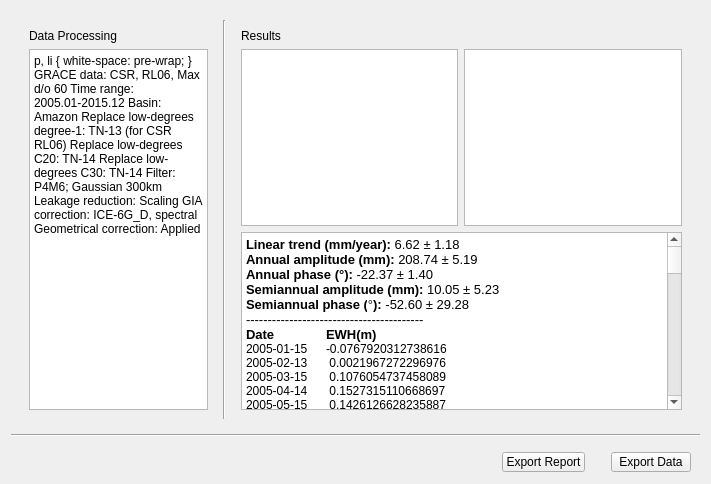
 <widget class="QWidget" name="Form">
  <property name="geometry">
   <rect>
    <x>0</x>
    <y>0</y>
    <width>711</width>
    <height>484</height>
   </rect>
  </property>
  <property name="windowTitle">
   <string>Form</string>
  </property>
  <layout class="QVBoxLayout" name="verticalLayout">
   <item>
    <widget class="QWidget" name="widget_3" native="true">
     <layout class="QHBoxLayout" name="horizontalLayout">
      <item>
       <widget class="QWidget" name="widget" native="true">
        <property name="maximumSize">
         <size>
          <width>400</width>
          <height>16777215</height>
         </size>
        </property>
        <layout class="QVBoxLayout" name="verticalLayout_2">
         <item>
          <widget class="QLabel" name="label">
           <property name="text">
            <string>Data Processing</string>
           </property>
          </widget>
         </item>
         <item>
          <widget class="QTextBrowser" name="textBrowser">
           <property name="html">
            <string>&lt;!DOCTYPE HTML PUBLIC &quot;-//W3C//DTD HTML 4.0//EN&quot; &quot;http://www.w3.org/TR/REC-html40/strict.dtd&quot;&gt;
&lt;html&gt;&lt;head&gt;&lt;meta name=&quot;qrichtext&quot; content=&quot;1&quot; /&gt;&lt;style type=&quot;text/css&quot;&gt;
p, li { white-space: pre-wrap; }
&lt;/style&gt;&lt;/head&gt;&lt;body style=&quot; font-family:'SimSun'; font-size:9pt; font-weight:400; font-style:normal;&quot;&gt;
&lt;p style=&quot; margin-top:0px; margin-bottom:0px; margin-left:0px; margin-right:0px; -qt-block-indent:0; text-indent:0px;&quot;&gt;&lt;span style=&quot; font-weight:600;&quot;&gt;GRACE data: &lt;/span&gt;CSR, RL06, Max d/o 60&lt;/p&gt;
&lt;p style=&quot;-qt-paragraph-type:empty; margin-top:0px; margin-bottom:0px; margin-left:0px; margin-right:0px; -qt-block-indent:0; text-indent:0px;&quot;&gt;&lt;br /&gt;&lt;/p&gt;
&lt;p style=&quot; margin-top:0px; margin-bottom:0px; margin-left:0px; margin-right:0px; -qt-block-indent:0; text-indent:0px;&quot;&gt;&lt;span style=&quot; font-weight:600;&quot;&gt;Time range: &lt;/span&gt;2005.01-2015.12&lt;/p&gt;
&lt;p style=&quot;-qt-paragraph-type:empty; margin-top:0px; margin-bottom:0px; margin-left:0px; margin-right:0px; -qt-block-indent:0; text-indent:0px;&quot;&gt;&lt;br /&gt;&lt;/p&gt;
&lt;p style=&quot; margin-top:0px; margin-bottom:0px; margin-left:0px; margin-right:0px; -qt-block-indent:0; text-indent:0px;&quot;&gt;&lt;span style=&quot; font-weight:600;&quot;&gt;Basin: &lt;/span&gt;Amazon&lt;/p&gt;
&lt;p style=&quot;-qt-paragraph-type:empty; margin-top:0px; margin-bottom:0px; margin-left:0px; margin-right:0px; -qt-block-indent:0; text-indent:0px;&quot;&gt;&lt;br /&gt;&lt;/p&gt;
&lt;p style=&quot; margin-top:0px; margin-bottom:0px; margin-left:0px; margin-right:0px; -qt-block-indent:0; text-indent:0px;&quot;&gt;&lt;span style=&quot; font-weight:600;&quot;&gt;Replace low-degrees degree-1: &lt;/span&gt;TN-13 (for CSR RL06)&lt;/p&gt;
&lt;p style=&quot;-qt-paragraph-type:empty; margin-top:0px; margin-bottom:0px; margin-left:0px; margin-right:0px; -qt-block-indent:0; text-indent:0px;&quot;&gt;&lt;br /&gt;&lt;/p&gt;
&lt;p style=&quot; margin-top:0px; margin-bottom:0px; margin-left:0px; margin-right:0px; -qt-block-indent:0; text-indent:0px;&quot;&gt;&lt;span style=&quot; font-weight:600;&quot;&gt;Replace low-degrees C20:&lt;/span&gt; TN-14&lt;/p&gt;
&lt;p style=&quot;-qt-paragraph-type:empty; margin-top:0px; margin-bottom:0px; margin-left:0px; margin-right:0px; -qt-block-indent:0; text-indent:0px;&quot;&gt;&lt;br /&gt;&lt;/p&gt;
&lt;p style=&quot; margin-top:0px; margin-bottom:0px; margin-left:0px; margin-right:0px; -qt-block-indent:0; text-indent:0px;&quot;&gt;&lt;span style=&quot; font-weight:600;&quot;&gt;Replace low-degrees C30:&lt;/span&gt; TN-14&lt;/p&gt;
&lt;p style=&quot;-qt-paragraph-type:empty; margin-top:0px; margin-bottom:0px; margin-left:0px; margin-right:0px; -qt-block-indent:0; text-indent:0px;&quot;&gt;&lt;br /&gt;&lt;/p&gt;
&lt;p style=&quot; margin-top:0px; margin-bottom:0px; margin-left:0px; margin-right:0px; -qt-block-indent:0; text-indent:0px;&quot;&gt;&lt;span style=&quot; font-weight:600;&quot;&gt;Filter:&lt;/span&gt; P4M6; Gaussian 300km&lt;/p&gt;
&lt;p style=&quot;-qt-paragraph-type:empty; margin-top:0px; margin-bottom:0px; margin-left:0px; margin-right:0px; -qt-block-indent:0; text-indent:0px;&quot;&gt;&lt;br /&gt;&lt;/p&gt;
&lt;p style=&quot; margin-top:0px; margin-bottom:0px; margin-left:0px; margin-right:0px; -qt-block-indent:0; text-indent:0px;&quot;&gt;&lt;span style=&quot; font-weight:600;&quot;&gt;Leakage reduction:&lt;/span&gt; Scaling&lt;/p&gt;
&lt;p style=&quot;-qt-paragraph-type:empty; margin-top:0px; margin-bottom:0px; margin-left:0px; margin-right:0px; -qt-block-indent:0; text-indent:0px;&quot;&gt;&lt;br /&gt;&lt;/p&gt;
&lt;p style=&quot; margin-top:0px; margin-bottom:0px; margin-left:0px; margin-right:0px; -qt-block-indent:0; text-indent:0px;&quot;&gt;&lt;span style=&quot; font-weight:600;&quot;&gt;GIA correction:&lt;/span&gt; ICE-6G_D, spectral&lt;/p&gt;
&lt;p style=&quot;-qt-paragraph-type:empty; margin-top:0px; margin-bottom:0px; margin-left:0px; margin-right:0px; -qt-block-indent:0; text-indent:0px;&quot;&gt;&lt;br /&gt;&lt;/p&gt;
&lt;p style=&quot; margin-top:0px; margin-bottom:0px; margin-left:0px; margin-right:0px; -qt-block-indent:0; text-indent:0px;&quot;&gt;&lt;span style=&quot; font-weight:600;&quot;&gt;Geometrical correction: &lt;/span&gt;Applied&lt;/p&gt;
&lt;p style=&quot;-qt-paragraph-type:empty; margin-top:0px; margin-bottom:0px; margin-left:0px; margin-right:0px; -qt-block-indent:0; text-indent:0px;&quot;&gt;&lt;br /&gt;&lt;/p&gt;&lt;/body&gt;&lt;/html&gt;</string>
           </property>
          </widget>
         </item>
        </layout>
       </widget>
      </item>
      <item>
       <widget class="Line" name="line">
        <property name="orientation">
         <enum>Qt::Vertical</enum>
        </property>
       </widget>
      </item>
      <item>
       <widget class="QWidget" name="widget_2" native="true">
        <layout class="QVBoxLayout" name="verticalLayout_3">
         <item>
          <widget class="QLabel" name="label_2">
           <property name="text">
            <string>Results</string>
           </property>
          </widget>
         </item>
         <item>
          <layout class="QHBoxLayout" name="horizontalLayout_3">
           <item>
            <widget class="QGraphicsView" name="graphicsView"/>
           </item>
           <item>
            <widget class="QGraphicsView" name="graphicsView_2"/>
           </item>
          </layout>
         </item>
         <item>
          <widget class="QTextBrowser" name="textBrowser_2">
           <property name="html">
            <string>&lt;!DOCTYPE HTML PUBLIC &quot;-//W3C//DTD HTML 4.0//EN&quot; &quot;http://www.w3.org/TR/REC-html40/strict.dtd&quot;&gt;
&lt;html&gt;&lt;head&gt;&lt;meta name=&quot;qrichtext&quot; content=&quot;1&quot; /&gt;&lt;style type=&quot;text/css&quot;&gt;
p, li { white-space: pre-wrap; }
&lt;/style&gt;&lt;/head&gt;&lt;body style=&quot; font-family:'SimSun'; font-size:9pt; font-weight:400; font-style:normal;&quot;&gt;
&lt;p style=&quot; margin-top:0px; margin-bottom:0px; margin-left:0px; margin-right:0px; -qt-block-indent:0; text-indent:0px;&quot;&gt;&lt;span style=&quot; font-size:10pt; font-weight:600;&quot;&gt;Linear trend (mm/year): &lt;/span&gt;&lt;span style=&quot; font-size:10pt;&quot;&gt;6.62 ± 1.18&lt;/span&gt;&lt;/p&gt;
&lt;p style=&quot; margin-top:0px; margin-bottom:0px; margin-left:0px; margin-right:0px; -qt-block-indent:0; text-indent:0px;&quot;&gt;&lt;span style=&quot; font-size:10pt; font-weight:600;&quot;&gt;Annual amplitude (mm):&lt;/span&gt;&lt;span style=&quot; font-size:10pt;&quot;&gt; 208.74 ± 5.19&lt;/span&gt;&lt;/p&gt;
&lt;p style=&quot; margin-top:0px; margin-bottom:0px; margin-left:0px; margin-right:0px; -qt-block-indent:0; text-indent:0px;&quot;&gt;&lt;span style=&quot; font-size:10pt; font-weight:600;&quot;&gt;Annual phase (°):&lt;/span&gt;&lt;span style=&quot; font-size:10pt;&quot;&gt; -22.37 ± 1.40&lt;/span&gt;&lt;/p&gt;
&lt;p style=&quot; margin-top:0px; margin-bottom:0px; margin-left:0px; margin-right:0px; -qt-block-indent:0; text-indent:0px;&quot;&gt;&lt;span style=&quot; font-size:10pt; font-weight:600;&quot;&gt;Semiannual amplitude (mm):&lt;/span&gt;&lt;span style=&quot; font-size:10pt;&quot;&gt; 10.05 ± 5.23&lt;/span&gt;&lt;/p&gt;
&lt;p style=&quot; margin-top:0px; margin-bottom:0px; margin-left:0px; margin-right:0px; -qt-block-indent:0; text-indent:0px;&quot;&gt;&lt;span style=&quot; font-size:10pt; font-weight:600;&quot;&gt;Semiannual phase (&lt;/span&gt;&lt;span style=&quot; font-family:'Microsoft YaHei,Arial,Helvetica,sans-serif'; font-size:10pt; color:#111111; background-color:#ffffff;&quot;&gt;°&lt;/span&gt;&lt;span style=&quot; font-size:10pt; font-weight:600;&quot;&gt;):&lt;/span&gt;&lt;span style=&quot; font-size:10pt;&quot;&gt; -52.60 ± 29.28&lt;/span&gt;&lt;/p&gt;
&lt;p style=&quot; margin-top:0px; margin-bottom:0px; margin-left:0px; margin-right:0px; -qt-block-indent:0; text-indent:0px;&quot;&gt;&lt;span style=&quot; font-size:10pt;&quot;&gt;-----------------------------------------&lt;/span&gt;&lt;/p&gt;
&lt;p style=&quot; margin-top:0px; margin-bottom:0px; margin-left:0px; margin-right:0px; -qt-block-indent:0; text-indent:0px;&quot;&gt;&lt;span style=&quot; font-size:10pt; font-weight:600;&quot;&gt;Date	EWH(m)&lt;/span&gt;&lt;/p&gt;
&lt;p style=&quot; margin-top:0px; margin-bottom:0px; margin-left:0px; margin-right:0px; -qt-block-indent:0; text-indent:0px;&quot;&gt;2005-01-15	-0.0767920312738616&lt;/p&gt;
&lt;p style=&quot; margin-top:0px; margin-bottom:0px; margin-left:0px; margin-right:0px; -qt-block-indent:0; text-indent:0px;&quot;&gt;2005-02-13	 0.0021967272296976&lt;/p&gt;
&lt;p style=&quot; margin-top:0px; margin-bottom:0px; margin-left:0px; margin-right:0px; -qt-block-indent:0; text-indent:0px;&quot;&gt;2005-03-15	 0.1076054737458089&lt;/p&gt;
&lt;p style=&quot; margin-top:0px; margin-bottom:0px; margin-left:0px; margin-right:0px; -qt-block-indent:0; text-indent:0px;&quot;&gt;2005-04-14	 0.1527315110668697&lt;/p&gt;
&lt;p style=&quot; margin-top:0px; margin-bottom:0px; margin-left:0px; margin-right:0px; -qt-block-indent:0; text-indent:0px;&quot;&gt;2005-05-15	 0.1426126628235887&lt;/p&gt;
&lt;p style=&quot; margin-top:0px; margin-bottom:0px; margin-left:0px; margin-right:0px; -qt-block-indent:0; text-indent:0px;&quot;&gt;2005-06-14	 0.0592469013037672&lt;/p&gt;
&lt;p style=&quot; margin-top:0px; margin-bottom:0px; margin-left:0px; margin-right:0px; -qt-block-indent:0; text-indent:0px;&quot;&gt;2005-07-15	-0.0442941633347413&lt;/p&gt;
&lt;p style=&quot; margin-top:0px; margin-bottom:0px; margin-left:0px; margin-right:0px; -qt-block-indent:0; text-indent:0px;&quot;&gt;2005-08-14	-0.1486983252992814&lt;/p&gt;
&lt;p style=&quot; margin-top:0px; margin-bottom:0px; margin-left:0px; margin-right:0px; -qt-block-indent:0; text-indent:0px;&quot;&gt;2005-09-14	-0.2329509989274851&lt;/p&gt;
&lt;p style=&quot; margin-top:0px; margin-bottom:0px; margin-left:0px; margin-right:0px; -qt-block-indent:0; text-indent:0px;&quot;&gt;2005-10-15	-0.2523337783662803&lt;/p&gt;
&lt;p style=&quot; margin-top:0px; margin-bottom:0px; margin-left:0px; margin-right:0px; -qt-block-indent:0; text-indent:0px;&quot;&gt;2005-11-14	-0.2230917896790327&lt;/p&gt;
&lt;p style=&quot; margin-top:0px; margin-bottom:0px; margin-left:0px; margin-right:0px; -qt-block-indent:0; text-indent:0px;&quot;&gt;2005-12-15	-0.1248550805471580&lt;/p&gt;
&lt;p style=&quot; margin-top:0px; margin-bottom:0px; margin-left:0px; margin-right:0px; -qt-block-indent:0; text-indent:0px;&quot;&gt;2006-01-15	-0.0025537026622734&lt;/p&gt;
&lt;p style=&quot; margin-top:0px; margin-bottom:0px; margin-left:0px; margin-right:0px; -qt-block-indent:0; text-indent:0px;&quot;&gt;2006-02-13	 0.0931147412187375&lt;/p&gt;
&lt;p style=&quot; margin-top:0px; margin-bottom:0px; margin-left:0px; margin-right:0px; -qt-block-indent:0; text-indent:0px;&quot;&gt;2006-03-14	 0.1538997706984868&lt;/p&gt;
&lt;p style=&quot; margin-top:0px; margin-bottom:0px; margin-left:0px; margin-right:0px; -qt-block-indent:0; text-indent:0px;&quot;&gt;2006-04-14	 0.2118593285248482&lt;/p&gt;
&lt;p style=&quot; margin-top:0px; margin-bottom:0px; margin-left:0px; margin-right:0px; -qt-block-indent:0; text-indent:0px;&quot;&gt;2006-05-15	 0.1913907660264328&lt;/p&gt;
&lt;p style=&quot; margin-top:0px; margin-bottom:0px; margin-left:0px; margin-right:0px; -qt-block-indent:0; text-indent:0px;&quot;&gt;2006-06-14	 0.1325077570526066&lt;/p&gt;
&lt;p style=&quot; margin-top:0px; margin-bottom:0px; margin-left:0px; margin-right:0px; -qt-block-indent:0; text-indent:0px;&quot;&gt;2006-07-15	 0.0321021985828572&lt;/p&gt;
&lt;p style=&quot; margin-top:0px; margin-bottom:0px; margin-left:0px; margin-right:0px; -qt-block-indent:0; text-indent:0px;&quot;&gt;2006-08-15	-0.0818534106024122&lt;/p&gt;
&lt;p style=&quot; margin-top:0px; margin-bottom:0px; margin-left:0px; margin-right:0px; -qt-block-indent:0; text-indent:0px;&quot;&gt;2006-09-14	-0.1755297969065935&lt;/p&gt;
&lt;p style=&quot; margin-top:0px; margin-bottom:0px; margin-left:0px; margin-right:0px; -qt-block-indent:0; text-indent:0px;&quot;&gt;2006-10-15	-0.2050306845963630&lt;/p&gt;
&lt;p style=&quot; margin-top:0px; margin-bottom:0px; margin-left:0px; margin-right:0px; -qt-block-indent:0; text-indent:0px;&quot;&gt;2006-11-14	-0.1636645208066081&lt;/p&gt;
&lt;p style=&quot; margin-top:0px; margin-bottom:0px; margin-left:0px; margin-right:0px; -qt-block-indent:0; text-indent:0px;&quot;&gt;2006-12-14	-0.0845181692807671&lt;/p&gt;
&lt;p style=&quot; margin-top:0px; margin-bottom:0px; margin-left:0px; margin-right:0px; -qt-block-indent:0; text-indent:0px;&quot;&gt;2007-01-15	-0.0053941033111313&lt;/p&gt;
&lt;p style=&quot; margin-top:0px; margin-bottom:0px; margin-left:0px; margin-right:0px; -qt-block-indent:0; text-indent:0px;&quot;&gt;2007-02-13	 0.0411186739758684&lt;/p&gt;
&lt;p style=&quot; margin-top:0px; margin-bottom:0px; margin-left:0px; margin-right:0px; -qt-block-indent:0; text-indent:0px;&quot;&gt;2007-03-15	 0.0835281925891075&lt;/p&gt;
&lt;p style=&quot; margin-top:0px; margin-bottom:0px; margin-left:0px; margin-right:0px; -qt-block-indent:0; text-indent:0px;&quot;&gt;2007-04-14	 0.1486875536195724&lt;/p&gt;
&lt;p style=&quot; margin-top:0px; margin-bottom:0px; margin-left:0px; margin-right:0px; -qt-block-indent:0; text-indent:0px;&quot;&gt;2007-05-15	 0.1589032970455206&lt;/p&gt;
&lt;p style=&quot; margin-top:0px; margin-bottom:0px; margin-left:0px; margin-right:0px; -qt-block-indent:0; text-indent:0px;&quot;&gt;2007-06-14	 0.1174066739289686&lt;/p&gt;
&lt;p style=&quot; margin-top:0px; margin-bottom:0px; margin-left:0px; margin-right:0px; -qt-block-indent:0; text-indent:0px;&quot;&gt;2007-07-15	 0.0235806154203456&lt;/p&gt;
&lt;p style=&quot; margin-top:0px; margin-bottom:0px; margin-left:0px; margin-right:0px; -qt-block-indent:0; text-indent:0px;&quot;&gt;2007-08-15	-0.0934457659359604&lt;/p&gt;
&lt;p style=&quot; margin-top:0px; margin-bottom:0px; margin-left:0px; margin-right:0px; -qt-block-indent:0; text-indent:0px;&quot;&gt;2007-09-14	-0.2020377607841132&lt;/p&gt;
&lt;p style=&quot; margin-top:0px; margin-bottom:0px; margin-left:0px; margin-right:0px; -qt-block-indent:0; text-indent:0px;&quot;&gt;2007-10-15	-0.2185756738984894&lt;/p&gt;
&lt;p style=&quot; margin-top:0px; margin-bottom:0px; margin-left:0px; margin-right:0px; -qt-block-indent:0; text-indent:0px;&quot;&gt;2007-11-14	-0.1776591156924137&lt;/p&gt;
&lt;p style=&quot; margin-top:0px; margin-bottom:0px; margin-left:0px; margin-right:0px; -qt-block-indent:0; text-indent:0px;&quot;&gt;2007-12-15	-0.0955347303085112&lt;/p&gt;
&lt;p style=&quot; margin-top:0px; margin-bottom:0px; margin-left:0px; margin-right:0px; -qt-block-indent:0; text-indent:0px;&quot;&gt;2008-01-15	-0.0033919482392772&lt;/p&gt;
&lt;p style=&quot; margin-top:0px; margin-bottom:0px; margin-left:0px; margin-right:0px; -qt-block-indent:0; text-indent:0px;&quot;&gt;2008-02-14	 0.0958606037664434&lt;/p&gt;
&lt;p style=&quot; margin-top:0px; margin-bottom:0px; margin-left:0px; margin-right:0px; -qt-block-indent:0; text-indent:0px;&quot;&gt;2008-03-15	 0.1785046942931213&lt;/p&gt;
&lt;p style=&quot; margin-top:0px; margin-bottom:0px; margin-left:0px; margin-right:0px; -qt-block-indent:0; text-indent:0px;&quot;&gt;2008-04-14	 0.2064881166739730&lt;/p&gt;
&lt;p style=&quot; margin-top:0px; margin-bottom:0px; margin-left:0px; margin-right:0px; -qt-block-indent:0; text-indent:0px;&quot;&gt;2008-05-15	 0.2126510056955339&lt;/p&gt;
&lt;p style=&quot; margin-top:0px; margin-bottom:0px; margin-left:0px; margin-right:0px; -qt-block-indent:0; text-indent:0px;&quot;&gt;2008-06-14	 0.1547452557477532&lt;/p&gt;
&lt;p style=&quot; margin-top:0px; margin-bottom:0px; margin-left:0px; margin-right:0px; -qt-block-indent:0; text-indent:0px;&quot;&gt;2008-07-15	 0.0366632581333398&lt;/p&gt;
&lt;p style=&quot; margin-top:0px; margin-bottom:0px; margin-left:0px; margin-right:0px; -qt-block-indent:0; text-indent:0px;&quot;&gt;2008-08-15	-0.0785323632987462&lt;/p&gt;
&lt;p style=&quot; margin-top:0px; margin-bottom:0px; margin-left:0px; margin-right:0px; -qt-block-indent:0; text-indent:0px;&quot;&gt;2008-09-14	-0.1647776260627939&lt;/p&gt;
&lt;p style=&quot; margin-top:0px; margin-bottom:0px; margin-left:0px; margin-right:0px; -qt-block-indent:0; text-indent:0px;&quot;&gt;2008-10-15	-0.1865775916904737&lt;/p&gt;
&lt;p style=&quot; margin-top:0px; margin-bottom:0px; margin-left:0px; margin-right:0px; -qt-block-indent:0; text-indent:0px;&quot;&gt;2008-11-14	-0.1671052989346318&lt;/p&gt;
&lt;p style=&quot; margin-top:0px; margin-bottom:0px; margin-left:0px; margin-right:0px; -qt-block-indent:0; text-indent:0px;&quot;&gt;2008-12-15	-0.0762900895203543&lt;/p&gt;
&lt;p style=&quot; margin-top:0px; margin-bottom:0px; margin-left:0px; margin-right:0px; -qt-block-indent:0; text-indent:0px;&quot;&gt;2009-01-15	 0.0203352699350357&lt;/p&gt;
&lt;p style=&quot; margin-top:0px; margin-bottom:0px; margin-left:0px; margin-right:0px; -qt-block-indent:0; text-indent:0px;&quot;&gt;2009-02-13	 0.1128666395522387&lt;/p&gt;
&lt;p style=&quot; margin-top:0px; margin-bottom:0px; margin-left:0px; margin-right:0px; -qt-block-indent:0; text-indent:0px;&quot;&gt;2009-03-15	 0.2157368853147782&lt;/p&gt;
&lt;p style=&quot; margin-top:0px; margin-bottom:0px; margin-left:0px; margin-right:0px; -qt-block-indent:0; text-indent:0px;&quot;&gt;2009-04-14	 0.2708990452844218&lt;/p&gt;
&lt;p style=&quot; margin-top:0px; margin-bottom:0px; margin-left:0px; margin-right:0px; -qt-block-indent:0; text-indent:0px;&quot;&gt;2009-05-15	 0.2802681482680291&lt;/p&gt;
&lt;p style=&quot; margin-top:0px; margin-bottom:0px; margin-left:0px; margin-right:0px; -qt-block-indent:0; text-indent:0px;&quot;&gt;2009-06-14	 0.2264554056481432&lt;/p&gt;
&lt;p style=&quot; margin-top:0px; margin-bottom:0px; margin-left:0px; margin-right:0px; -qt-block-indent:0; text-indent:0px;&quot;&gt;2009-07-15	 0.1402998290159320&lt;/p&gt;
&lt;p style=&quot; margin-top:0px; margin-bottom:0px; margin-left:0px; margin-right:0px; -qt-block-indent:0; text-indent:0px;&quot;&gt;2009-08-15	-0.0097281836163745&lt;/p&gt;
&lt;p style=&quot; margin-top:0px; margin-bottom:0px; margin-left:0px; margin-right:0px; -qt-block-indent:0; text-indent:0px;&quot;&gt;2009-09-14	-0.1072465830295831&lt;/p&gt;
&lt;p style=&quot; margin-top:0px; margin-bottom:0px; margin-left:0px; margin-right:0px; -qt-block-indent:0; text-indent:0px;&quot;&gt;2009-10-15	-0.1721456220858301&lt;/p&gt;
&lt;p style=&quot; margin-top:0px; margin-bottom:0px; margin-left:0px; margin-right:0px; -qt-block-indent:0; text-indent:0px;&quot;&gt;2009-11-14	-0.1730733250614251&lt;/p&gt;
&lt;p style=&quot; margin-top:0px; margin-bottom:0px; margin-left:0px; margin-right:0px; -qt-block-indent:0; text-indent:0px;&quot;&gt;2009-12-15	-0.1123301677401437&lt;/p&gt;
&lt;p style=&quot; margin-top:0px; margin-bottom:0px; margin-left:0px; margin-right:0px; -qt-block-indent:0; text-indent:0px;&quot;&gt;2010-01-15	-0.0221255179863533&lt;/p&gt;
&lt;p style=&quot; margin-top:0px; margin-bottom:0px; margin-left:0px; margin-right:0px; -qt-block-indent:0; text-indent:0px;&quot;&gt;2010-02-13	 0.0494880425524564&lt;/p&gt;
&lt;p style=&quot; margin-top:0px; margin-bottom:0px; margin-left:0px; margin-right:0px; -qt-block-indent:0; text-indent:0px;&quot;&gt;2010-03-15	 0.0864126721735256&lt;/p&gt;
&lt;p style=&quot; margin-top:0px; margin-bottom:0px; margin-left:0px; margin-right:0px; -qt-block-indent:0; text-indent:0px;&quot;&gt;2010-04-14	 0.1444911027188139&lt;/p&gt;
&lt;p style=&quot; margin-top:0px; margin-bottom:0px; margin-left:0px; margin-right:0px; -qt-block-indent:0; text-indent:0px;&quot;&gt;2010-05-15	 0.1277059855199126&lt;/p&gt;
&lt;p style=&quot; margin-top:0px; margin-bottom:0px; margin-left:0px; margin-right:0px; -qt-block-indent:0; text-indent:0px;&quot;&gt;2010-06-13	 0.0804748082894859&lt;/p&gt;
&lt;p style=&quot; margin-top:0px; margin-bottom:0px; margin-left:0px; margin-right:0px; -qt-block-indent:0; text-indent:0px;&quot;&gt;2010-07-15	-0.0073272269736258&lt;/p&gt;
&lt;p style=&quot; margin-top:0px; margin-bottom:0px; margin-left:0px; margin-right:0px; -qt-block-indent:0; text-indent:0px;&quot;&gt;2010-08-15	-0.1157151515710284&lt;/p&gt;
&lt;p style=&quot; margin-top:0px; margin-bottom:0px; margin-left:0px; margin-right:0px; -qt-block-indent:0; text-indent:0px;&quot;&gt;2010-09-14	-0.2228409429857540&lt;/p&gt;
&lt;p style=&quot; margin-top:0px; margin-bottom:0px; margin-left:0px; margin-right:0px; -qt-block-indent:0; text-indent:0px;&quot;&gt;2010-10-15	-0.2625414476128458&lt;/p&gt;
&lt;p style=&quot; margin-top:0px; margin-bottom:0px; margin-left:0px; margin-right:0px; -qt-block-indent:0; text-indent:0px;&quot;&gt;2010-11-14	-0.2154774391080541&lt;/p&gt;
&lt;p style=&quot; margin-top:0px; margin-bottom:0px; margin-left:0px; margin-right:0px; -qt-block-indent:0; text-indent:0px;&quot;&gt;2010-12-13	-0.1639494816539980&lt;/p&gt;
&lt;p style=&quot; margin-top:0px; margin-bottom:0px; margin-left:0px; margin-right:0px; -qt-block-indent:0; text-indent:0px;&quot;&gt;2011-02-17	 0.0436160750007588&lt;/p&gt;
&lt;p style=&quot; margin-top:0px; margin-bottom:0px; margin-left:0px; margin-right:0px; -qt-block-indent:0; text-indent:0px;&quot;&gt;2011-03-15	 0.1320203984402901&lt;/p&gt;
&lt;p style=&quot; margin-top:0px; margin-bottom:0px; margin-left:0px; margin-right:0px; -qt-block-indent:0; text-indent:0px;&quot;&gt;2011-04-14	 0.2127918593980041&lt;/p&gt;
&lt;p style=&quot; margin-top:0px; margin-bottom:0px; margin-left:0px; margin-right:0px; -qt-block-indent:0; text-indent:0px;&quot;&gt;2011-05-15	 0.2084178460342281&lt;/p&gt;
&lt;p style=&quot; margin-top:0px; margin-bottom:0px; margin-left:0px; margin-right:0px; -qt-block-indent:0; text-indent:0px;&quot;&gt;2011-07-17	 0.0453323635461289&lt;/p&gt;
&lt;p style=&quot; margin-top:0px; margin-bottom:0px; margin-left:0px; margin-right:0px; -qt-block-indent:0; text-indent:0px;&quot;&gt;2011-08-15	-0.0876814270954903&lt;/p&gt;
&lt;p style=&quot; margin-top:0px; margin-bottom:0px; margin-left:0px; margin-right:0px; -qt-block-indent:0; text-indent:0px;&quot;&gt;2011-09-14	-0.1903440482405903&lt;/p&gt;
&lt;p style=&quot; margin-top:0px; margin-bottom:0px; margin-left:0px; margin-right:0px; -qt-block-indent:0; text-indent:0px;&quot;&gt;2011-10-15	-0.1983259551129388&lt;/p&gt;
&lt;p style=&quot; margin-top:0px; margin-bottom:0px; margin-left:0px; margin-right:0px; -qt-block-indent:0; text-indent:0px;&quot;&gt;2011-10-31	-0.1874285476029180&lt;/p&gt;
&lt;p style=&quot; margin-top:0px; margin-bottom:0px; margin-left:0px; margin-right:0px; -qt-block-indent:0; text-indent:0px;&quot;&gt;2011-12-30	-0.0575653760512443&lt;/p&gt;
&lt;p style=&quot; margin-top:0px; margin-bottom:0px; margin-left:0px; margin-right:0px; -qt-block-indent:0; text-indent:0px;&quot;&gt;2012-01-15	 0.0096022435361622&lt;/p&gt;
&lt;p style=&quot; margin-top:0px; margin-bottom:0px; margin-left:0px; margin-right:0px; -qt-block-indent:0; text-indent:0px;&quot;&gt;2012-02-14	 0.1351267202152593&lt;/p&gt;
&lt;p style=&quot; margin-top:0px; margin-bottom:0px; margin-left:0px; margin-right:0px; -qt-block-indent:0; text-indent:0px;&quot;&gt;2012-03-15	 0.2245789958715895&lt;/p&gt;
&lt;p style=&quot; margin-top:0px; margin-bottom:0px; margin-left:0px; margin-right:0px; -qt-block-indent:0; text-indent:0px;&quot;&gt;2012-04-03	 0.2484564713564749&lt;/p&gt;
&lt;p style=&quot; margin-top:0px; margin-bottom:0px; margin-left:0px; margin-right:0px; -qt-block-indent:0; text-indent:0px;&quot;&gt;2012-06-14	 0.1725916993857526&lt;/p&gt;
&lt;p style=&quot; margin-top:0px; margin-bottom:0px; margin-left:0px; margin-right:0px; -qt-block-indent:0; text-indent:0px;&quot;&gt;2012-07-15	 0.0494539708421194&lt;/p&gt;
&lt;p style=&quot; margin-top:0px; margin-bottom:0px; margin-left:0px; margin-right:0px; -qt-block-indent:0; text-indent:0px;&quot;&gt;2012-08-15	-0.0832011398354852&lt;/p&gt;
&lt;p style=&quot; margin-top:0px; margin-bottom:0px; margin-left:0px; margin-right:0px; -qt-block-indent:0; text-indent:0px;&quot;&gt;2012-09-11	-0.1780369734954101&lt;/p&gt;
&lt;p style=&quot; margin-top:0px; margin-bottom:0px; margin-left:0px; margin-right:0px; -qt-block-indent:0; text-indent:0px;&quot;&gt;2012-11-17	-0.2003209026842610&lt;/p&gt;
&lt;p style=&quot; margin-top:0px; margin-bottom:0px; margin-left:0px; margin-right:0px; -qt-block-indent:0; text-indent:0px;&quot;&gt;2012-12-15	-0.1370884422554464&lt;/p&gt;
&lt;p style=&quot; margin-top:0px; margin-bottom:0px; margin-left:0px; margin-right:0px; -qt-block-indent:0; text-indent:0px;&quot;&gt;2013-01-15	-0.0451698358115920&lt;/p&gt;
&lt;p style=&quot; margin-top:0px; margin-bottom:0px; margin-left:0px; margin-right:0px; -qt-block-indent:0; text-indent:0px;&quot;&gt;2013-02-12	 0.0728293873427046&lt;/p&gt;
&lt;p style=&quot; margin-top:0px; margin-bottom:0px; margin-left:0px; margin-right:0px; -qt-block-indent:0; text-indent:0px;&quot;&gt;2013-04-19	 0.2248980317335791&lt;/p&gt;
&lt;p style=&quot; margin-top:0px; margin-bottom:0px; margin-left:0px; margin-right:0px; -qt-block-indent:0; text-indent:0px;&quot;&gt;2013-05-15	 0.2127889421565064&lt;/p&gt;
&lt;p style=&quot; margin-top:0px; margin-bottom:0px; margin-left:0px; margin-right:0px; -qt-block-indent:0; text-indent:0px;&quot;&gt;2013-06-14	 0.1572040913255728&lt;/p&gt;
&lt;p style=&quot; margin-top:0px; margin-bottom:0px; margin-left:0px; margin-right:0px; -qt-block-indent:0; text-indent:0px;&quot;&gt;2013-07-15	 0.0715196096965421&lt;/p&gt;
&lt;p style=&quot; margin-top:0px; margin-bottom:0px; margin-left:0px; margin-right:0px; -qt-block-indent:0; text-indent:0px;&quot;&gt;2013-10-15	-0.1498154681653013&lt;/p&gt;
&lt;p style=&quot; margin-top:0px; margin-bottom:0px; margin-left:0px; margin-right:0px; -qt-block-indent:0; text-indent:0px;&quot;&gt;2013-11-14	-0.1090814004641525&lt;/p&gt;
&lt;p style=&quot; margin-top:0px; margin-bottom:0px; margin-left:0px; margin-right:0px; -qt-block-indent:0; text-indent:0px;&quot;&gt;2013-12-13	-0.0482408363980034&lt;/p&gt;
&lt;p style=&quot; margin-top:0px; margin-bottom:0px; margin-left:0px; margin-right:0px; -qt-block-indent:0; text-indent:0px;&quot;&gt;2014-01-08	 0.0140206815296360&lt;/p&gt;
&lt;p style=&quot; margin-top:0px; margin-bottom:0px; margin-left:0px; margin-right:0px; -qt-block-indent:0; text-indent:0px;&quot;&gt;2014-03-15	 0.2308673662021329&lt;/p&gt;
&lt;p style=&quot; margin-top:0px; margin-bottom:0px; margin-left:0px; margin-right:0px; -qt-block-indent:0; text-indent:0px;&quot;&gt;2014-04-14	 0.2663733436255357&lt;/p&gt;
&lt;p style=&quot; margin-top:0px; margin-bottom:0px; margin-left:0px; margin-right:0px; -qt-block-indent:0; text-indent:0px;&quot;&gt;2014-05-15	 0.2678128192253198&lt;/p&gt;
&lt;p style=&quot; margin-top:0px; margin-bottom:0px; margin-left:0px; margin-right:0px; -qt-block-indent:0; text-indent:0px;&quot;&gt;2014-06-11	 0.2224536191683705&lt;/p&gt;
&lt;p style=&quot; margin-top:0px; margin-bottom:0px; margin-left:0px; margin-right:0px; -qt-block-indent:0; text-indent:0px;&quot;&gt;2014-08-15	 0.0022546593226149&lt;/p&gt;
&lt;p style=&quot; margin-top:0px; margin-bottom:0px; margin-left:0px; margin-right:0px; -qt-block-indent:0; text-indent:0px;&quot;&gt;2014-09-14	-0.1069487337475968&lt;/p&gt;
&lt;p style=&quot; margin-top:0px; margin-bottom:0px; margin-left:0px; margin-right:0px; -qt-block-indent:0; text-indent:0px;&quot;&gt;2014-10-15	-0.1590842094838769&lt;/p&gt;
&lt;p style=&quot; margin-top:0px; margin-bottom:0px; margin-left:0px; margin-right:0px; -qt-block-indent:0; text-indent:0px;&quot;&gt;2014-11-15	-0.1280266925309047&lt;/p&gt;
&lt;p style=&quot; margin-top:0px; margin-bottom:0px; margin-left:0px; margin-right:0px; -qt-block-indent:0; text-indent:0px;&quot;&gt;2015-01-21	 0.0066453318529407&lt;/p&gt;
&lt;p style=&quot; margin-top:0px; margin-bottom:0px; margin-left:0px; margin-right:0px; -qt-block-indent:0; text-indent:0px;&quot;&gt;2015-02-13	 0.1266870763684538&lt;/p&gt;
&lt;p style=&quot; margin-top:0px; margin-bottom:0px; margin-left:0px; margin-right:0px; -qt-block-indent:0; text-indent:0px;&quot;&gt;2015-03-15	 0.1733130068657446&lt;/p&gt;
&lt;p style=&quot; margin-top:0px; margin-bottom:0px; margin-left:0px; margin-right:0px; -qt-block-indent:0; text-indent:0px;&quot;&gt;2015-04-14	 0.2417407262058230&lt;/p&gt;
&lt;p style=&quot; margin-top:0px; margin-bottom:0px; margin-left:0px; margin-right:0px; -qt-block-indent:0; text-indent:0px;&quot;&gt;2015-04-25	 0.2576960175018898&lt;/p&gt;
&lt;p style=&quot; margin-top:0px; margin-bottom:0px; margin-left:0px; margin-right:0px; -qt-block-indent:0; text-indent:0px;&quot;&gt;2015-07-15	 0.1156183952858449&lt;/p&gt;
&lt;p style=&quot; margin-top:0px; margin-bottom:0px; margin-left:0px; margin-right:0px; -qt-block-indent:0; text-indent:0px;&quot;&gt;2015-08-15	-0.0264432922770005&lt;/p&gt;
&lt;p style=&quot; margin-top:0px; margin-bottom:0px; margin-left:0px; margin-right:0px; -qt-block-indent:0; text-indent:0px;&quot;&gt;2015-09-13	-0.1390573791620221&lt;/p&gt;
&lt;p style=&quot; margin-top:0px; margin-bottom:0px; margin-left:0px; margin-right:0px; -qt-block-indent:0; text-indent:0px;&quot;&gt;2015-12-21	-0.2168738015155422&lt;/p&gt;
&lt;p style=&quot;-qt-paragraph-type:empty; margin-top:0px; margin-bottom:0px; margin-left:0px; margin-right:0px; -qt-block-indent:0; text-indent:0px; font-size:10pt;&quot;&gt;&lt;br /&gt;&lt;/p&gt;&lt;/body&gt;&lt;/html&gt;</string>
           </property>
          </widget>
         </item>
        </layout>
       </widget>
      </item>
     </layout>
    </widget>
   </item>
   <item>
    <widget class="Line" name="line_2">
     <property name="orientation">
      <enum>Qt::Horizontal</enum>
     </property>
    </widget>
   </item>
   <item>
    <widget class="QWidget" name="widget_4" native="true">
     <property name="maximumSize">
      <size>
       <width>16777215</width>
       <height>30</height>
      </size>
     </property>
     <layout class="QHBoxLayout" name="horizontalLayout_2">
      <item>
       <spacer name="horizontalSpacer">
        <property name="orientation">
         <enum>Qt::Horizontal</enum>
        </property>
        <property name="sizeHint" stdset="0">
         <size>
          <width>473</width>
          <height>9</height>
         </size>
        </property>
       </spacer>
      </item>
      <item>
       <widget class="QPushButton" name="pushButton">
        <property name="minimumSize">
         <size>
          <width>0</width>
          <height>20</height>
         </size>
        </property>
        <property name="text">
         <string>Export Report</string>
        </property>
       </widget>
      </item>
      <item>
       <spacer name="horizontalSpacer_2">
        <property name="orientation">
         <enum>Qt::Horizontal</enum>
        </property>
        <property name="sizeType">
         <enum>QSizePolicy::Minimum</enum>
        </property>
        <property name="sizeHint" stdset="0">
         <size>
          <width>20</width>
          <height>20</height>
         </size>
        </property>
       </spacer>
      </item>
      <item>
       <widget class="QPushButton" name="pushButton_2">
        <property name="minimumSize">
         <size>
          <width>0</width>
          <height>20</height>
         </size>
        </property>
        <property name="text">
         <string>Export Data</string>
        </property>
       </widget>
      </item>
     </layout>
    </widget>
   </item>
  </layout>
 </widget>
